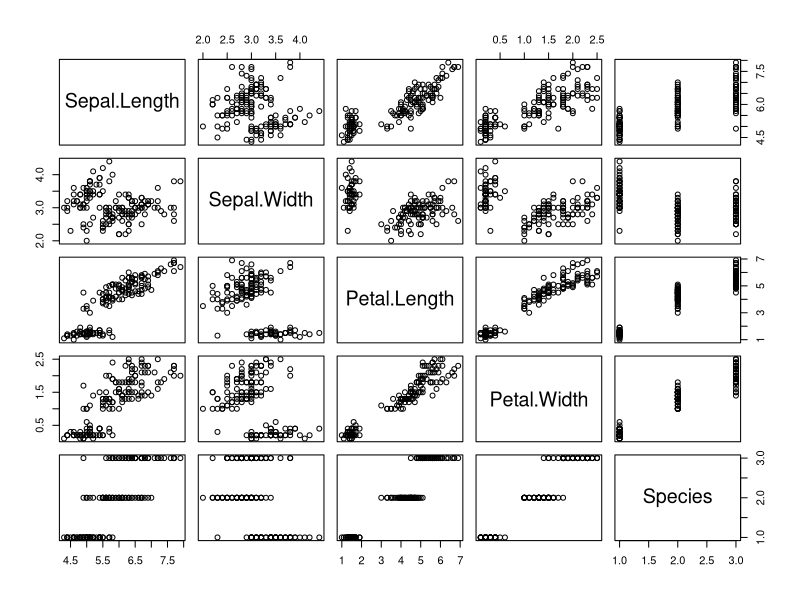
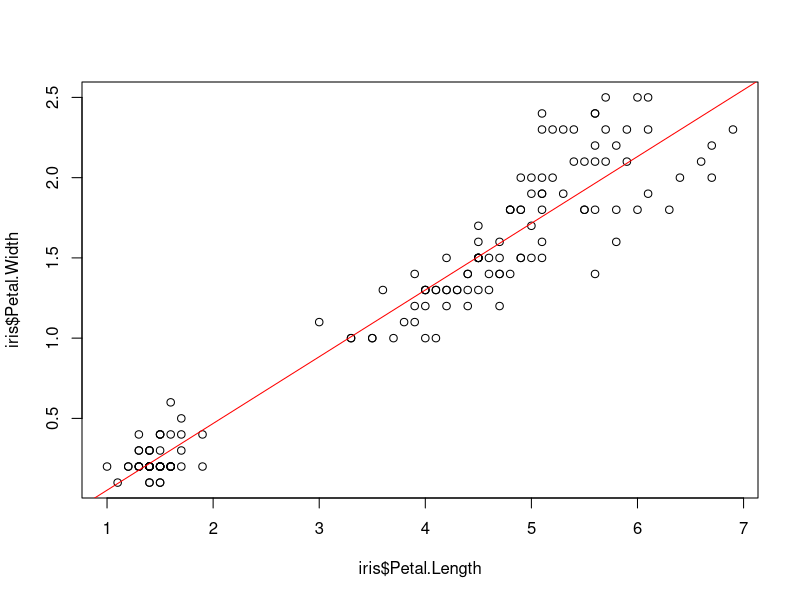
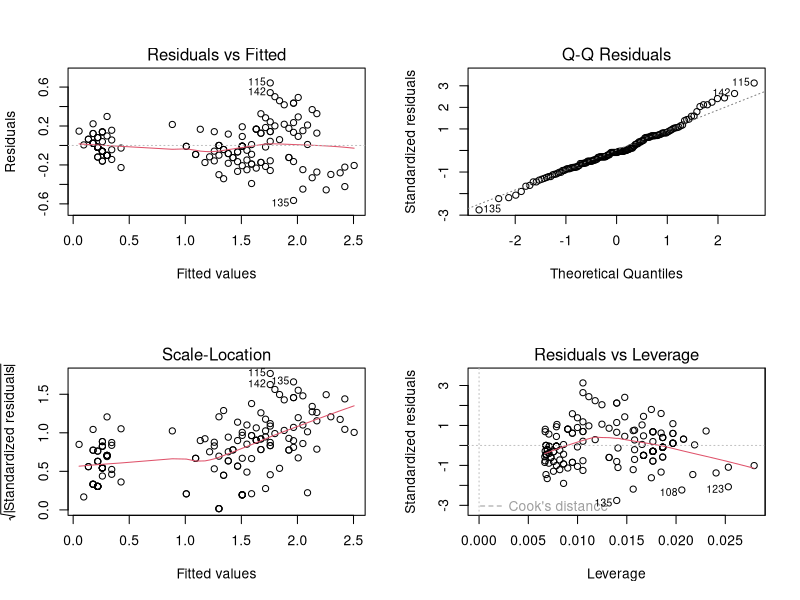

The R script that drew these images, in order:
# checking out an overview of the dataset
dim(iris)
str(iris)
summary(iris)

# plots everything vs everything
plot(iris)

# plots x, y
plot(iris$Petal.Length, iris$Petal.Width)


# fits a linear model to the data in the form y ~ x
fit <- lm(iris$Petal.Width ~ iris$Petal.Length)

# adds the regression line to the plot
abline(fit, col='red')

# plots the diagnostics of the fit
par(mfrow=c(2,2)) # Change the panel layout to 2 x 2
plot(fit)
par(mfrow=c(1,1)) # Change back to 1 x 1
